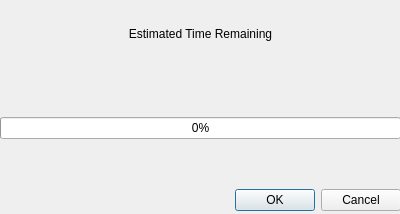
<?xml version="1.0" encoding="UTF-8"?>
<ui version="4.0">
 <class>Dialog</class>
 <widget class="QDialog" name="Dialog">
  <property name="geometry">
   <rect>
    <x>0</x>
    <y>0</y>
    <width>400</width>
    <height>214</height>
   </rect>
  </property>
  <property name="windowTitle">
   <string>Dialog</string>
  </property>
  <widget class="QWidget" name="gridLayoutWidget">
   <property name="geometry">
    <rect>
     <x>0</x>
     <y>0</y>
     <width>401</width>
     <height>211</height>
    </rect>
   </property>
   <layout class="QGridLayout" name="gridLayout">
    <property name="verticalSpacing">
     <number>50</number>
    </property>
    <item row="0" column="0">
     <widget class="QLabel" name="etaLabel">
      <property name="text">
       <string>Estimated Time Remaining</string>
      </property>
      <property name="alignment">
       <set>Qt::AlignCenter</set>
      </property>
     </widget>
    </item>
    <item row="2" column="0">
     <widget class="QDialogButtonBox" name="buttonBox">
      <property name="orientation">
       <enum>Qt::Horizontal</enum>
      </property>
      <property name="standardButtons">
       <set>QDialogButtonBox::Cancel|QDialogButtonBox::Ok</set>
      </property>
     </widget>
    </item>
    <item row="1" column="0">
     <widget class="QProgressBar" name="progressBar">
      <property name="value">
       <number>0</number>
      </property>
     </widget>
    </item>
   </layout>
  </widget>
 </widget>
 <resources/>
 <connections/>
</ui>
